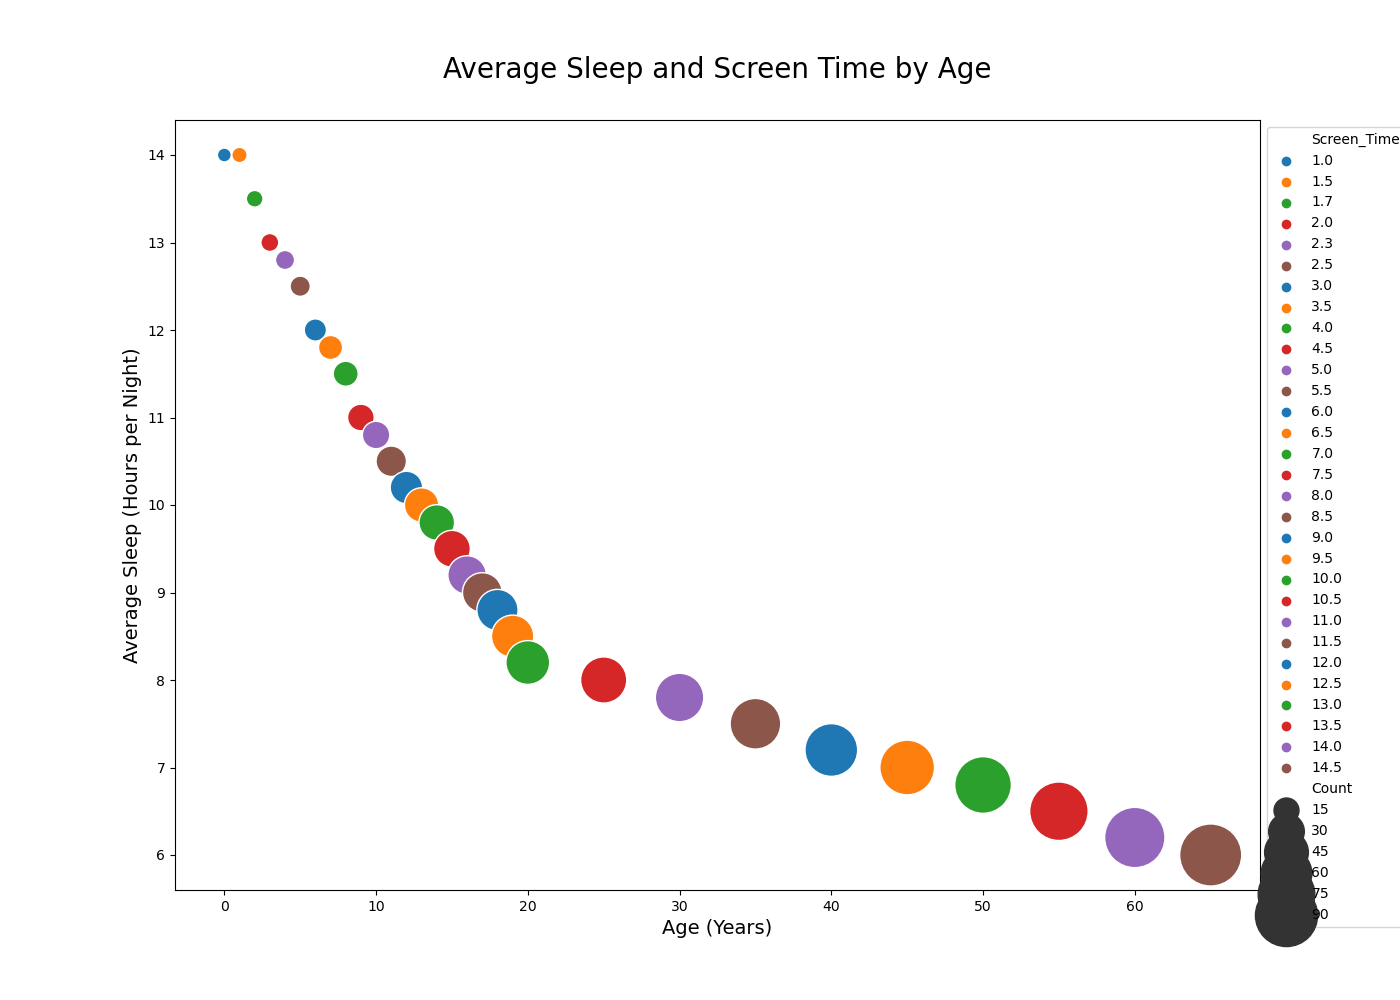

Here is the Python script that generated this plot:

import matplotlib.pyplot as plt
import seaborn as sns
import pandas as pd

data = {
    'Age': [0, 1, 2, 3, 4, 5, 6, 7, 8, 9, 10, 11, 12, 13, 14, 15, 16, 17, 18, 19, 20, 25, 30, 35, 40, 45, 50, 55, 60, 65],
    'Average_Sleep': [14, 14, 13.5, 13, 12.8, 12.5, 12, 11.8, 11.5, 11, 10.8, 10.5, 10.2, 10, 9.8, 9.5, 9.2, 9, 8.8, 8.5, 8.2, 8, 7.8, 7.5, 7.2, 7, 6.8, 6.5, 6.2, 6],
    'Screen_Time': [1, 1.5, 1.7, 2, 2.3, 2.5, 3, 3.5, 4, 4.5, 5, 5.5, 6, 6.5, 7, 7.5, 8, 8.5, 9, 9.5, 10, 10.5, 11, 11.5, 12, 12.5, 13, 13.5, 14, 14.5],
    'Count': [5, 6, 7, 8, 9, 10, 12, 14, 15, 17, 18, 22, 25, 28, 30, 32, 35, 37, 40, 42, 45, 50, 55, 60, 65, 70, 75, 80, 85, 90]
}

df = pd.DataFrame(data)

plt.figure(figsize=(14, 10))
bubble_chart = sns.scatterplot(data=df, x='Age', y='Average_Sleep', hue='Screen_Time', size='Count', sizes=(100, 2000),
                               palette=['#1f77b4', '#ff7f0e', '#2ca02c', '#d62728', '#9467bd', '#8c564b'])

bubble_chart.set_title('Average Sleep and Screen Time by Age', fontsize=20, pad=30)
bubble_chart.set_xlabel('Age (Years)', fontsize=14)
bubble_chart.set_ylabel('Average Sleep (Hours per Night)', fontsize=14)

plt.legend(loc='upper left', bbox_to_anchor=(1, 1))

plt.show()
